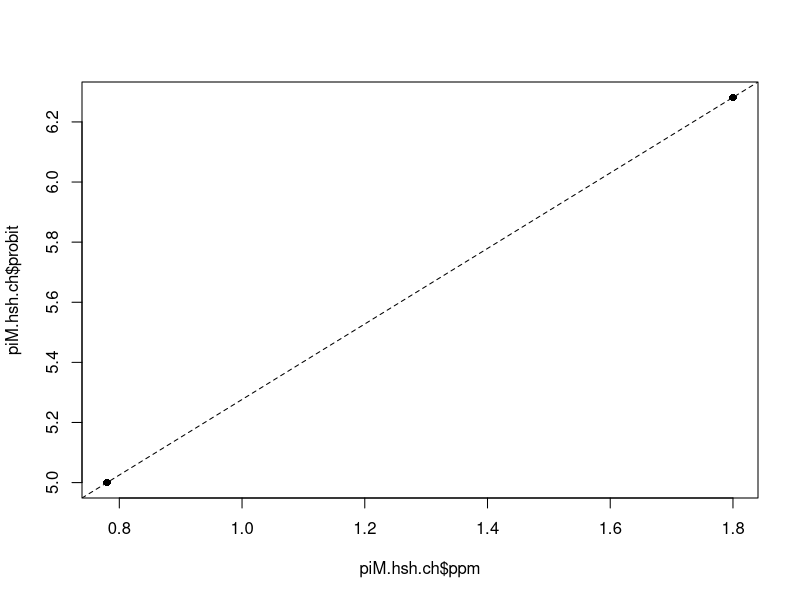
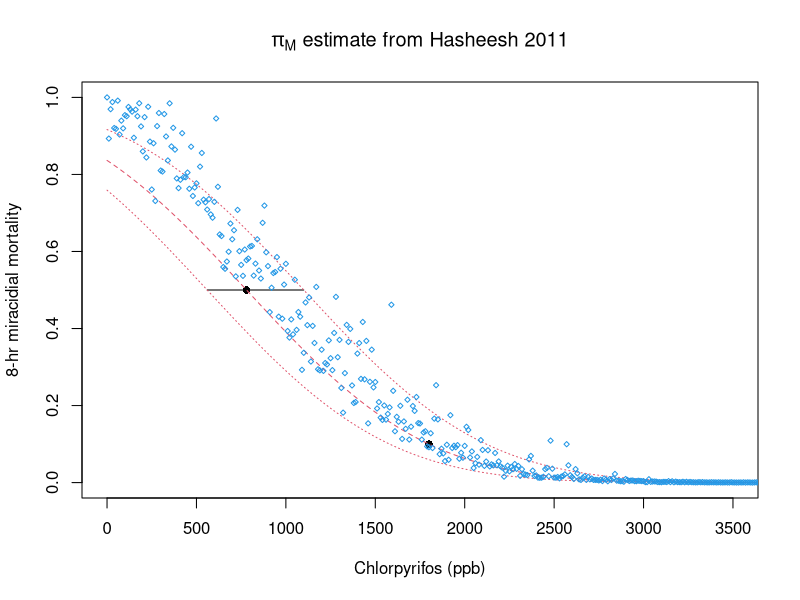
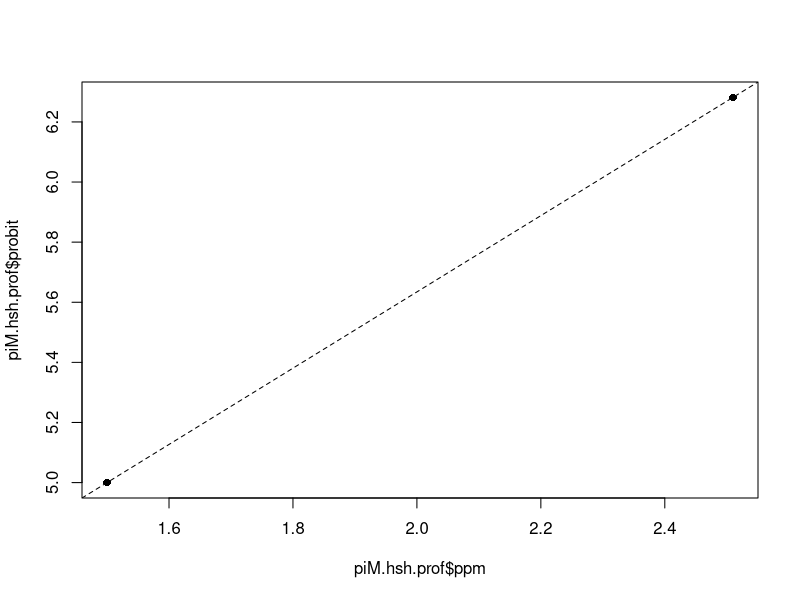
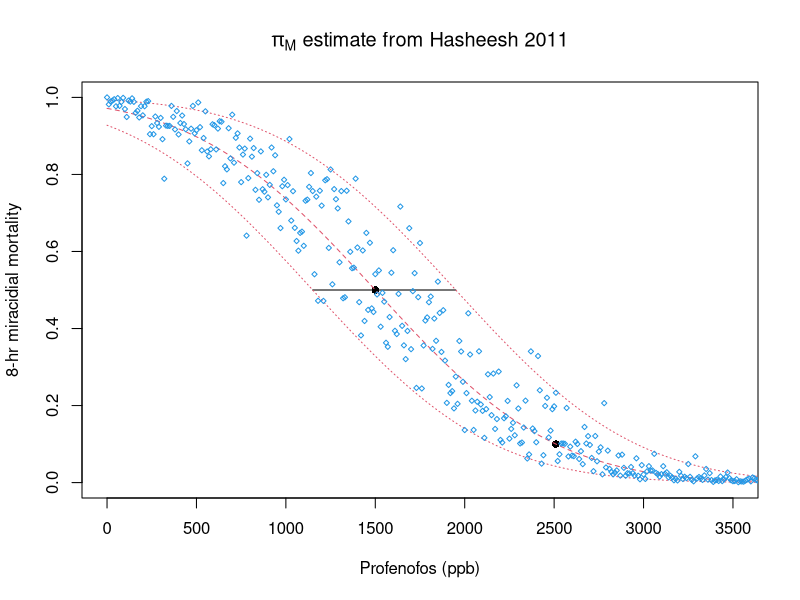
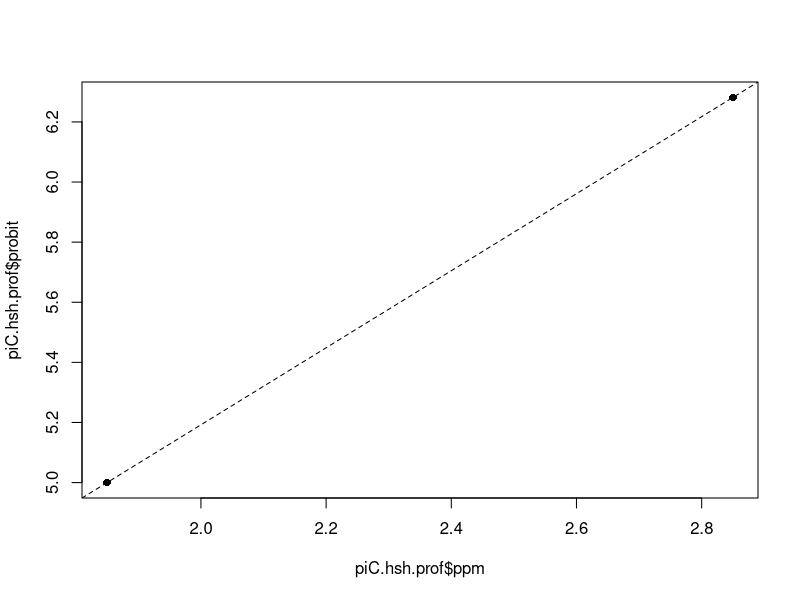
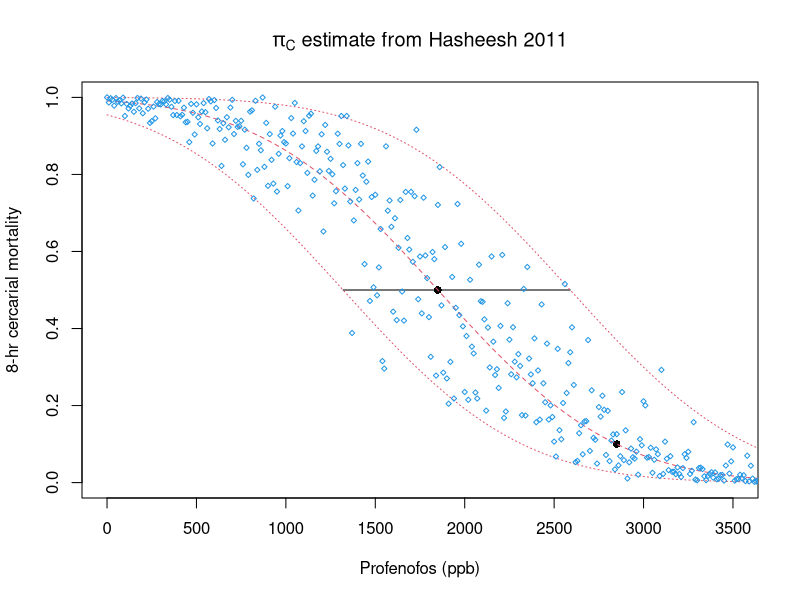
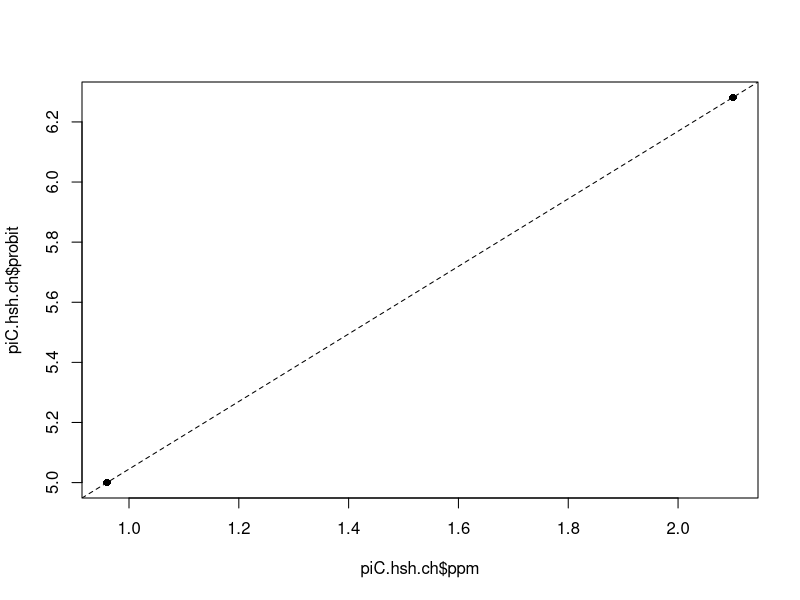
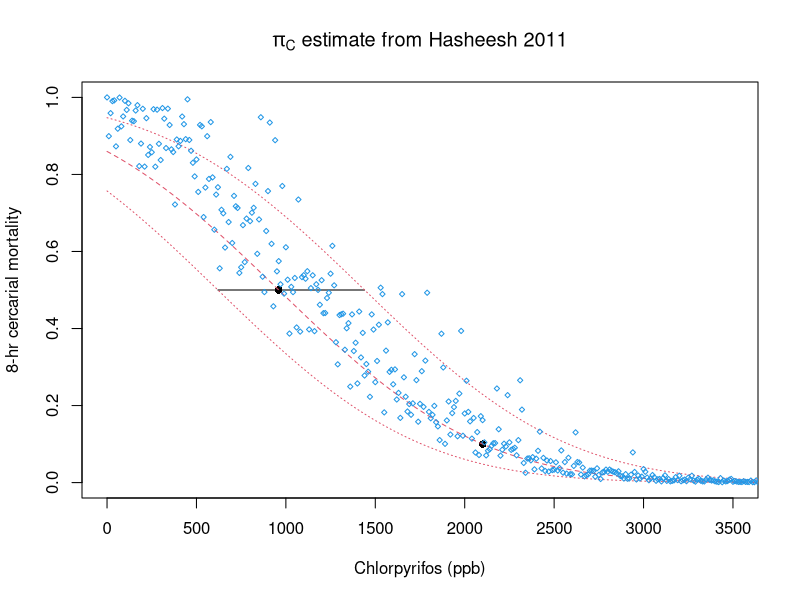

Write the R code that produced these figures, in order.
#This work is licensed under a Creative Commons Attribution-NonCommercial 4.0 International License#########
#<http://creativecommons.org/licenses/by-nc/4.0/> by Christopher Hoover, Arathi Arakala, Manoj Gambhir 
#and Justin Remais. This work was supported in part by the National Institutes of Health/National Science 
#Foundation Ecology of Infectious Disease program funded by the Fogarty International Center 
#(grant R01TW010286), the National Institute of Allergy and Infectious Diseases (grant K01AI091864), 
#and the National Science Foundation Water Sustainability and Climate Program (grant 1360330).

#Per the terms of this license, if you are making derivative use of this work, you must identify that 
#your work is a derivative work, give credit to the original work, provide a link to the license, 
#and indicate changes that were made.###############
    
#Toxicity to miracidia and cercariae from table 5 ###############
#ChlorP miracidia #########
piM.hsh.ch = data.frame(conc = c(0.78, 1.8)*1000,
                        mort = c(.50 , .90),
                        surv = 0)
  piM.hsh.ch$surv = 1 - piM.hsh.ch$mort
  piM.hsh.ch$ppm = piM.hsh.ch$conc/1000
  piM.hsh.ch$log10 = log10(piM.hsh.ch$conc)
  piM.hsh.ch$probit = qnorm(piM.hsh.ch$mort, mean = 5)
  
plot(piM.hsh.ch$ppm, piM.hsh.ch$probit, pch = 16)
  lm.hsh.pim.ch = lm(probit ~ ppm, data = piM.hsh.ch)
  
  abline(coef(lm.hsh.pim.ch), lty = 2)
  
  lc50.hash.pim.ch = 0.78
  slp.hash.pim.ch = coef(lm.hsh.pim.ch)[2]
  se.lc50.hash.pim.ch = mean(c(log10(1.1 / lc50.hash.pim.ch), log10(lc50.hash.pim.ch / 0.56))) / 1.96

  plot(piM.hsh.ch$conc, piM.hsh.ch$surv, pch = 16, ylim = c(0,1), xlim = c(0,3500),
       xlab = 'Chlorpyrifos (ppb)', ylab = '8-hr miracidial mortality',
       main = expression(paste(pi[M], ' estimate from Hasheesh 2011')))
    segments(x0 = 560, y0 = 0.5, x1 = 1100, y1 = 0.5)

fx.piM.hsh.chlor = function(In, lc = lc50.hash.pim.ch){
  Ins = In/1000
  pnorm(-slp.hash.pim.ch * (Ins - lc))
}    

  lines(seq(0,4000,10), sapply(seq(0,4000,10), fx.piM.hsh.chlor), lty = 2, col = 2)
  lines(seq(0,4000,10), sapply(seq(0,4000,10), fx.piM.hsh.chlor, lc = 1.1), lty = 3, col = 2)
  lines(seq(0,4000,10), sapply(seq(0,4000,10), fx.piM.hsh.chlor, lc = 0.56), lty = 3, col = 2)

piM_ch_Hash11_uncertainty = function(In){
  if(In == 0) piM = 1 else{
    Ins = In/1000
    lc50 = 10^(rnorm(1, log10(lc50.hash.pim.ch), se.lc50.hash.pim.ch))
    piM = pnorm(-slp.hash.pim.ch * (Ins - lc50)) / fx.piM.hsh.chlor(0)
  }
  while(piM < 0 || piM > 1){
    lc50 = 10^(rnorm(1, log10(lc50.hash.pim.ch), se.lc50.hash.pim.ch))
    piM = pnorm(-slp.hash.pim.ch * (Ins - lc50)) / fx.piM.hsh.chlor(0)
  }
  return(piM)
}
  points(seq(0,4000,10), sapply(seq(0,4000,10), piM_ch_Hash11_uncertainty, simplify = T), 
         pch = 5, col = 4, cex = 0.5)

keep.hsh.ch.pim = c('piM_ch_Hash11_uncertainty', 'fx.piM.hsh.chlor', 'slp.hash.pim.ch',
                    'lc50.hash.pim.ch', 'se.lc50.hash.pim.ch')  
#Profenofos miracidia #########
piM.hsh.prof = data.frame(conc = c(1.5, 2.51)*1000,
                    mort = c(.50 , .90),
                    surv = 0)
  piM.hsh.prof$surv = 1 - piM.hsh.prof$mort
  piM.hsh.prof$surv = 1 - piM.hsh.prof$mort
  piM.hsh.prof$ppm = piM.hsh.prof$conc/1000
  piM.hsh.prof$log10 = log10(piM.hsh.prof$conc)
  piM.hsh.prof$probit = qnorm(piM.hsh.prof$mort, mean = 5)
  
  plot(piM.hsh.prof$ppm, piM.hsh.prof$probit, pch = 16)
    lm.hsh.pim.prof = lm(probit ~ ppm, data = piM.hsh.prof)
    
  abline(coef(lm.hsh.pim.prof), lty = 2)
  
  lc50.hash.pim.prof = 1.5
  slp.hash.pim.prof = coef(lm.hsh.pim.prof)[2]
  se.lc50.hash.pim.prof = mean(c(log10(1.95 / lc50.hash.pim.prof), log10(lc50.hash.pim.prof / 1.15))) / 1.96
  
plot(piM.hsh.prof$conc, piM.hsh.prof$surv, pch = 16, ylim = c(0,1), xlim = c(0,3500),
     xlab = 'Profenofos (ppb)', ylab = '8-hr miracidial mortality',
     main = expression(paste(pi[M], ' estimate from Hasheesh 2011')))
  segments(x0 = 1150, y0 = 0.5, x1 = 1950, y1 = 0.5)

fx.piM.hsh.prof = function(In, lc = lc50.hash.pim.prof){
  Ins = In/1000
  pnorm(-slp.hash.pim.prof * (Ins - lc))
}  
  lines(seq(0,4000,10), sapply(seq(0,4000,10), fx.piM.hsh.prof), lty = 2, col = 2)
  lines(seq(0,4000,10), sapply(seq(0,4000,10), fx.piM.hsh.prof, lc = 1.95), lty = 3, col = 2)
  lines(seq(0,4000,10), sapply(seq(0,4000,10), fx.piM.hsh.prof, lc = 1.15), lty = 3, col = 2)
  
piM_pr_Hash11_uncertainty = function(In){
  if(In == 0) piM = 1 else{
    Ins = In/1000
    lc50 = 10^(rnorm(1, log10(lc50.hash.pim.prof), se.lc50.hash.pim.prof))
    piM = pnorm(-slp.hash.pim.prof * (Ins - lc50)) / fx.piM.hsh.prof(0)
  }
  while(piM < 0 || piM > 1){
    lc50 = 10^(rnorm(1, log10(lc50.hash.pim.prof), se.lc50.hash.pim.prof))
    piM = pnorm(-slp.hash.pim.prof * (Ins - lc50)) / fx.piM.hsh.prof(0)
  }
  return(piM)
}

  points(seq(0,4000,10), sapply(seq(0,4000,10), piM_pr_Hash11_uncertainty, simplify = T), 
         pch = 5, col = 4, cex = 0.5)
  
keep.hsh.pim.prof = c('piM_pr_Hash11_uncertainty', 'slp.hash.pim.prof', 'lc50.hash.pim.prof',
                      'se.lc50.hash.pim.prof', 'fx.piM.hsh.prof')  
#profenofos cercariae #######
piC.hsh.prof = data.frame(conc = c(1.85, 2.85)*1000,
                          mort = c(.50 , .90),
                          surv = 0)
  piC.hsh.prof$surv = 1 - piC.hsh.prof$mort
  piC.hsh.prof$surv = 1 - piC.hsh.prof$mort
  piC.hsh.prof$ppm = piC.hsh.prof$conc/1000
  piC.hsh.prof$log10 = log10(piC.hsh.prof$conc)
  piC.hsh.prof$probit = qnorm(piC.hsh.prof$mort, mean = 5)

plot(piC.hsh.prof$ppm, piC.hsh.prof$probit, pch = 16)
  lm.hsh.pic.prof = lm(probit ~ ppm, data = piC.hsh.prof)
  
  abline(coef(lm.hsh.pic.prof), lty = 2)

  lc50.hash.pic.prof = 1.85
  slp.hash.pic.prof = coef(lm.hsh.pic.prof)[2]
  se.lc50.hash.pic.prof = mean(c(log10(2.59 / lc50.hash.pic.prof), log10(lc50.hash.pic.prof / 1.32))) / 1.96

plot(piC.hsh.prof$conc, piC.hsh.prof$surv, pch = 16, ylim = c(0,1), xlim = c(0,3500),
     xlab = 'Profenofos (ppb)', ylab = '8-hr cercarial mortality',
     main = expression(paste(pi[C], ' estimate from Hasheesh 2011')))
  segments(x0 = 2590, y0 = 0.5, x1 = 1320, y1 = 0.5)

fx.piC.hsh.prof = function(In, lc = lc50.hash.pic.prof){
  Ins = In/1000
  pnorm(-slp.hash.pic.prof * (Ins - lc))
}  
  lines(seq(0,4000,10), sapply(seq(0,4000,10), fx.piC.hsh.prof), lty = 2, col = 2)
  lines(seq(0,4000,10), sapply(seq(0,4000,10), fx.piC.hsh.prof, lc = 2.59), lty = 3, col = 2)
  lines(seq(0,4000,10), sapply(seq(0,4000,10), fx.piC.hsh.prof, lc = 1.32), lty = 3, col = 2)

  piC_pr_Hash11_uncertainty = function(In){
    if(In == 0) piC = 1 else{
      Ins = In/1000
      lc50 = 10^(rnorm(1, log10(lc50.hash.pic.prof), se.lc50.hash.pic.prof))
      piC = pnorm(-slp.hash.pic.prof * (Ins - lc50)) / fx.piC.hsh.prof(0)
    }
    while(piC < 0 || piC > 1){
      lc50 = 10^(rnorm(1, log10(lc50.hash.pic.prof), se.lc50.hash.pic.prof))
      piC = pnorm(-slp.hash.pic.prof * (Ins - lc50)) / fx.piC.hsh.prof(0)
    }
    return(piC)
  }
  
    points(seq(0,4000,10), sapply(seq(0,4000,10), piC_pr_Hash11_uncertainty, simplify = T), 
           pch = 5, col = 4, cex = 0.5)

keep.hsh.pic.prof = c('piC_pr_Hash11_uncertainty', 'slp.hash.pic.prof', 'lc50.hash.pic.prof',
                      'se.lc50.hash.pic.prof', 'fx.piC.hsh.prof')  

#chlorpyrifos cercariae #######
piC.hsh.ch = data.frame(conc = c(0.96, 2.1)*1000,
                        mort = c(.50 , .90),
                        surv = 0)
  piC.hsh.ch$surv = 1 - piC.hsh.ch$mort
  piC.hsh.ch$ppm = piC.hsh.ch$conc/1000
  piC.hsh.ch$log10 = log10(piC.hsh.ch$conc)
  piC.hsh.ch$probit = qnorm(piC.hsh.ch$mort, mean = 5)
  
plot(piC.hsh.ch$ppm, piC.hsh.ch$probit, pch = 16)
  lm.hsh.pic.ch = lm(probit ~ ppm, data = piC.hsh.ch)
  
  abline(coef(lm.hsh.pic.ch), lty = 2)
  
  lc50.hash.pic.ch = 0.96
  slp.hash.pic.ch = coef(lm.hsh.pic.ch)[2]
  se.lc50.hash.pic.ch = mean(c(log10(1.44 / lc50.hash.pic.ch), log10(lc50.hash.pic.ch / 0.62))) / 1.96
  
plot(piC.hsh.ch$conc, piC.hsh.ch$surv, pch = 16, ylim = c(0,1), xlim = c(0,3500),
     xlab = 'Chlorpyrifos (ppb)', ylab = '8-hr cercarial mortality',
     main = expression(paste(pi[C], ' estimate from Hasheesh 2011')))
  segments(x0 = 620, y0 = 0.5, x1 = 1440, y1 = 0.5)
  
  fx.piC.hsh.chlor = function(In, lc = lc50.hash.pic.ch){
    Ins = In/1000
    pnorm(-slp.hash.pic.ch * (Ins - lc))
  }    
  lines(seq(0,4000,10), sapply(seq(0,4000,10), fx.piC.hsh.chlor), lty = 2, col = 2)
  lines(seq(0,4000,10), sapply(seq(0,4000,10), fx.piC.hsh.chlor, lc = 1.44), lty = 3, col = 2)
  lines(seq(0,4000,10), sapply(seq(0,4000,10), fx.piC.hsh.chlor, lc = 0.62), lty = 3, col = 2)
  
  piC_ch_Hash11_uncertainty = function(In){
    if(In == 0) piC = 1 else{
      Ins = In/1000
      lc50 = 10^(rnorm(1, log10(lc50.hash.pic.ch), se.lc50.hash.pic.ch))
      piC = pnorm(-slp.hash.pic.ch * (Ins - lc50)) / fx.piC.hsh.chlor(0)
    }
    while(piC < 0 || piC > 1){
      lc50 = 10^(rnorm(1, log10(lc50.hash.pic.ch), se.lc50.hash.pic.ch))
      piC = pnorm(-slp.hash.pic.ch * (Ins - lc50)) / fx.piC.hsh.chlor(0)
    }
    return(piC)
  }
  points(seq(0,4000,10), sapply(seq(0,4000,10), piC_ch_Hash11_uncertainty, simplify = T), 
         pch = 5, col = 4, cex = 0.5)
  
  keep.hsh.ch.pic = c('piC_ch_Hash11_uncertainty', 'fx.piC.hsh.chlor', 'slp.hash.pic.ch',
                      'lc50.hash.pic.ch', 'se.lc50.hash.pic.ch')  
  
